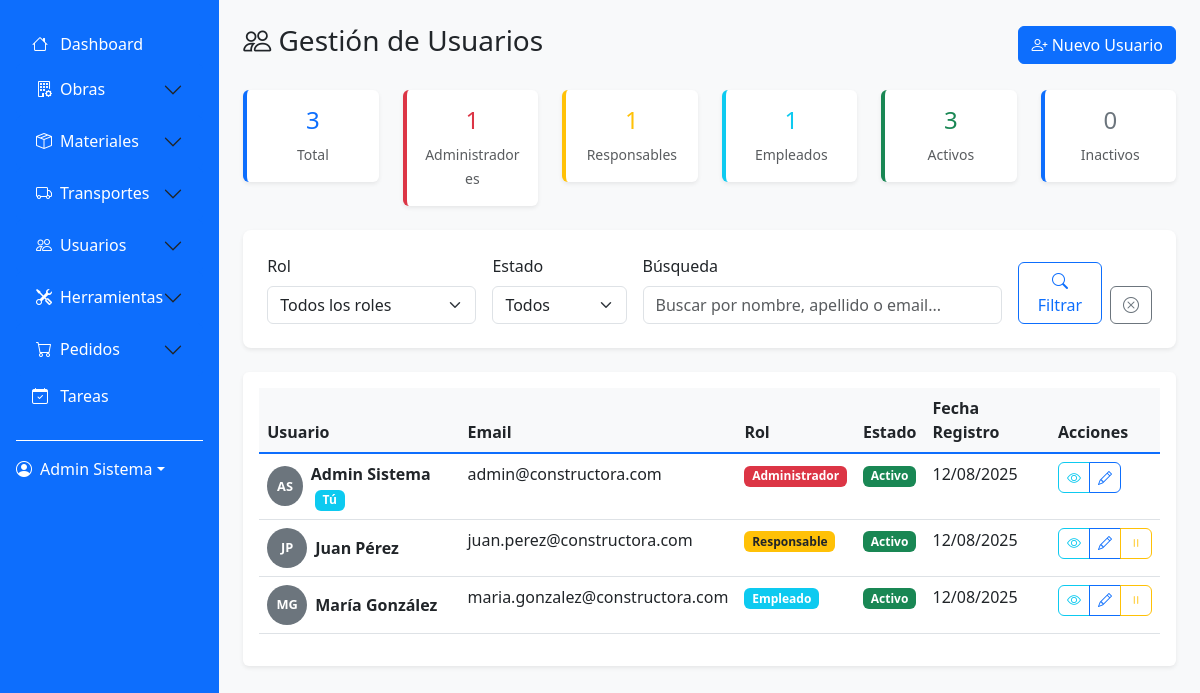
Page /modules/usuarios/list.php (signed in) on the committed database.
### tables this page shows
CREATE TABLE usuarios (
    id_usuario INT AUTO_INCREMENT PRIMARY KEY,
    nombre VARCHAR(100) NOT NULL,
    apellido VARCHAR(100) NOT NULL,
    email VARCHAR(150) UNIQUE NOT NULL,
    contraseña VARCHAR(255) NOT NULL,
    rol ENUM('administrador', 'responsable_obra', 'empleado') NOT NULL,
    estado ENUM('activo', 'inactivo') DEFAULT 'activo',
    telefono VARCHAR(20),
    direccion TEXT,
    fecha_nacimiento DATE,
    documento VARCHAR(20),
    fecha_ultimo_acceso TIMESTAMP NULL,
    intentos_login INT DEFAULT 0,
    bloqueado_hasta TIMESTAMP NULL,
    avatar VARCHAR(255),
    observaciones TEXT,
    fecha_creacion TIMESTAMP DEFAULT CURRENT_TIMESTAMP,
    fecha_actualizacion TIMESTAMP DEFAULT CURRENT_TIMESTAMP ON UPDATE CURRENT_TIMESTAMP
);

### modules/usuarios/list.php (the view, shortened to what this page needs)
<?php
$database = new Database();
$conn = $database->getConnection();
$filtro_busqueda = $_GET['busqueda'] ?? '';
$where_conditions = [];
$params = [];
$where_clause = !empty($where_conditions) ? 'WHERE ' . implode(' AND ', $where_conditions) : '';
try {
    $query = "SELECT * FROM usuarios $where_clause ORDER BY estado, rol, nombre, apellido";
    $stmt = $conn->prepare($query);
    $stmt->execute($params);
    $usuarios = $stmt->fetchAll();
    $stmt_stats = $conn->query("SELECT
        COUNT(*) as total_usuarios,
        COUNT(CASE WHEN rol = 'administrador' THEN 1 END) as administradores,
        COUNT(CASE WHEN rol = 'responsable_obra' THEN 1 END) as responsables,
        COUNT(CASE WHEN rol = 'empleado' THEN 1 END) as empleados,
        COUNT(CASE WHEN estado = 'activo' THEN 1 END) as activos,
        COUNT(CASE WHEN estado = 'inactivo' THEN 1 END) as inactivos
        FROM usuarios");
    $stats = $stmt_stats->fetch();
} catch (Exception $e) {
    error_log("Error al obtener usuarios: " . $e->getMessage());
    $usuarios = [];
    $stats = ['total_usuarios' => 0, 'administradores' => 0, 'responsables' => 0, 'empleados' => 0, 'activos' => 0, 'inactivos' => 0];
}
include '../../includes/header.php';
?>
<div class="row">
    <div class="col-12">
        <div class="d-flex justify-content-between align-items-center mb-4">
            <h1 class="h3">
                <i class="bi bi-people"></i> Gestión de Usuarios
            </h1>
            <a href="create.php" class="btn btn-primary">
                <i class="bi bi-person-plus"></i> Nuevo Usuario
            </a>
        </div>
    </div>
</div>
<div class="row mb-4">
    <div class="col-md-2">
        <div class="card dashboard-card">
            <div class="card-body text-center">
                <h4 class="text-primary"><?php echo $stats['total_usuarios']; ?></h4>
                <small class="text-muted">Total</small>
            </div>
        </div>
    </div>
    <div class="col-md-2">
        <div class="card dashboard-card danger">
            <div class="card-body text-center">
                <h4 class="text-danger"><?php echo $stats['administradores']; ?></h4>
                <small class="text-muted">Administradores</small>
            </div>
        </div>
    </div>
    <div class="col-md-2">
        <div class="card dashboard-card warning">
            <div class="card-body text-center">
                <h4 class="text-warning"><?php echo $stats['responsables']; ?></h4>
                <small class="text-muted">Responsables</small>
            </div>
        </div>
    </div>
    <div class="col-md-2">
        <div class="card dashboard-card info">
            <div class="card-body text-center">
                <h4 class="text-info"><?php echo $stats['empleados']; ?></h4>
                <small class="text-muted">Empleados</small>
            </div>
        </div>
    </div>
    <div class="col-md-2">
        <div class="card dashboard-card success">
            <div class="card-body text-center">
                <h4 class="text-success"><?php echo $stats['activos']; ?></h4>
                <small class="text-muted">Activos</small>
            </div>
        </div>
    </div>
    <div class="col-md-2">
        <div class="card dashboard-card">
            <div class="card-body text-center">
                <h4 class="text-secondary"><?php echo $stats['inactivos']; ?></h4>
                <small class="text-muted">Inactivos</small>
            </div>
        </div>
    </div>
</div>
<div class="filter-section">
    <form method="GET" class="row g-3">
        <div class="col-md-3">
            <label for="rol" class="form-label">Rol</label>
            <select class="form-select" id="rol" name="rol">
                <option value="">Todos los roles</option>
            </select>
        </div>
        <div class="col-md-2">
            <label for="estado" class="form-label">Estado</label>
            <select class="form-select" id="estado" name="estado">
                <option value="">Todos</option>
            </select>
        </div>
        <div class="col-md-5">
            <label for="busqueda" class="form-label">Búsqueda</label>
            <input type="text" class="form-control" id="busqueda" name="busqueda"
                   placeholder="Buscar por nombre, apellido o email..."
                   value="<?php echo htmlspecialchars($filtro_busqueda); ?>">
        </div>
        <div class="col-md-2 d-flex align-items-end">
            <button type="submit" class="btn btn-outline-primary me-2">
                <i class="bi bi-search"></i> Filtrar
            </button>
            <a href="list.php" class="btn btn-outline-secondary">
                <i class="bi bi-x-circle"></i>
            </a>
        </div>
    </form>
</div>
<div class="card">
    <div class="card-body">
        <?php if (!empty($usuarios)): ?>
        <div class="table-responsive">
            <table class="table table-hover">
                <thead>
                    <tr>
                        <th>Usuario</th>
                        <th>Email</th>
                        <th>Rol</th>
                        <th>Estado</th>
                        <th>Fecha Registro</th>
                        <th>Acciones</th>
                    </tr>
                </thead>
                <tbody>
                    <?php foreach ($usuarios as $usuario): ?>
                    <tr class="<?php echo $usuario['estado'] === 'inactivo' ? 'table-secondary' : ''; ?>">
                        <td>
                            <div class="d-flex align-items-center">
                                <div class="avatar-circle me-2">
                                    <?php echo strtoupper(substr($usuario['nombre'], 0, 1) . substr($usuario['apellido'], 0, 1)); ?>
                                </div>
                                <div>
                                    <strong><?php echo htmlspecialchars($usuario['nombre'] . ' ' . $usuario['apellido']); ?></strong>
                                    <?php if ($usuario['id_usuario'] == $_SESSION['user_id']): ?>
                                        <span class="badge bg-info ms-1">Tú</span>
                                    <?php endif; ?>
                                </div>
                            </div>
                        </td>
                        <td><?php echo htmlspecialchars($usuario['email']); ?></td>
                        <td>
                            <?php
                            $rol_class = '';
                            $rol_text = '';
                            switch ($usuario['rol']) {
                                case 'administrador':
                                    $rol_class = 'bg-danger';
                                    $rol_text = 'Administrador';
                                    break;
                                case 'responsable_obra':
                                    $rol_class = 'bg-warning text-dark';
                                    $rol_text = 'Responsable';
                                    break;
                                case 'empleado':
                                    $rol_class = 'bg-info';
                                    $rol_text = 'Empleado';
                                    break;
                            }
                            ?>
                            <span class="badge <?php echo $rol_class; ?>">
                                <?php echo $rol_text; ?>
                            </span>
                        </td>
                        <td>
                            <span class="badge <?php echo $usuario['estado'] === 'activo' ? 'bg-success' : 'bg-secondary'; ?>">
                                <?php echo ucfirst($usuario['estado']); ?>
                            </span>
                        </td>
                        <td><?php echo date('d/m/Y', strtotime($usuario['fecha_creacion'])); ?></td>
                        <td>
                            <div class="btn-group btn-group-sm" role="group">
                                <a href="view.php?id=<?php echo $usuario['id_usuario']; ?>"
                                   class="btn btn-outline-info" title="Ver detalles">
                                    <i class="bi bi-eye"></i>
                                </a>
                                <a href="edit.php?id=<?php echo $usuario['id_usuario']; ?>"
                                   class="btn btn-outline-primary" title="Editar">
                                    <i class="bi bi-pencil"></i>
                                </a>
                                <?php if ($usuario['id_usuario'] != $_SESSION['user_id']): ?>
                                <a href="toggle_status.php?id=<?php echo $usuario['id_usuario']; ?>"
                                   class="btn btn-outline-<?php echo $usuario['estado'] === 'activo' ? 'warning' : 'success'; ?>"
                                   title="<?php echo $usuario['estado'] === 'activo' ? 'Desactivar' : 'Activar'; ?>">
                                    <i class="bi bi-<?php echo $usuario['estado'] === 'activo' ? 'pause' : 'play'; ?>"></i>
                                </a>
                                <?php endif; ?>
                            </div>
                        </td>
                    </tr>
                    <?php endforeach; ?>
                </tbody>
            </table>
        </div>
        <?php endif; ?>
    </div>
</div>
<?php include '../../includes/footer.php'; ?>

### assets/css/style.css (style rules this page uses)
:root { --primary-color: #0d6efd; --secondary-color: #6c757d; --success-color: #198754; --danger-color: #dc3545; --warning-color: #ffc107; --info-color: #0dcaf0; --light-color: #f8f9fa; --dark-color: #212529; }
body { background-color: #f8f9fa; font-family: "Segoe UI", Tahoma, Geneva, Verdana, sans-serif; }
.card { border: none; box-shadow: 0 0.125rem 0.25rem rgba(0, 0, 0, 0.075); transition: box-shadow 0.15s ease-in-out; }
.btn { border-radius: 0.375rem; font-weight: 500; }
.btn-primary { background-color: var(--primary-color); border-color: var(--primary-color); }
.table { background-color: white; }
.table thead th { background-color: var(--light-color); border-bottom: 2px solid var(--primary-color); font-weight: 600; color: var(--dark-color); }
.form-label { font-weight: 500; color: var(--dark-color); }
.dashboard-card { border-left: 4px solid var(--primary-color); }
.dashboard-card.success { border-left-color: var(--success-color); }
.dashboard-card.warning { border-left-color: var(--warning-color); }
.dashboard-card.danger { border-left-color: var(--danger-color); }
.dashboard-card.info { border-left-color: var(--info-color); }
.filter-section { background-color: white; border-radius: 0.5rem; padding: 1.5rem; margin-bottom: 1.5rem; box-shadow: 0 0.125rem 0.25rem rgba(0, 0, 0, 0.075); }

### modules/usuarios/list.php (style rules this page uses)
.avatar-circle { width: 40px; height: 40px; border-radius: 50%; background-color: #6c757d; color: white; display: flex; align-items: center; justify-content: center; font-weight: bold; font-size: 0.8rem; }

### rows in the picture
usuarios: nombre+apellido "AS", nombre+apellido "Admin Sistema", shows "Tú", email "admin@constructora.com", rol "Administrador", estado "Activo", fecha_creacion "12/08/2025"
usuarios: nombre+apellido "JP", nombre+apellido "Juan Pérez", email "juan.perez@constructora.com", rol "Responsable", estado "Activo", fecha_creacion "12/08/2025"
usuarios: nombre+apellido "MG", nombre+apellido "María González", email "maria.gonzalez@constructora.com", rol "Empleado", estado "Activo", fecha_creacion "12/08/2025"

### other values in the picture
$_SESSION['user_name'] "Admin Sistema"
$stats['total_usuarios'] "3"
$stats['administradores'] "1"
$stats['responsables'] "1"
$stats['empleados'] "1"
$stats['activos'] "3"
$stats['inactivos'] "0"
